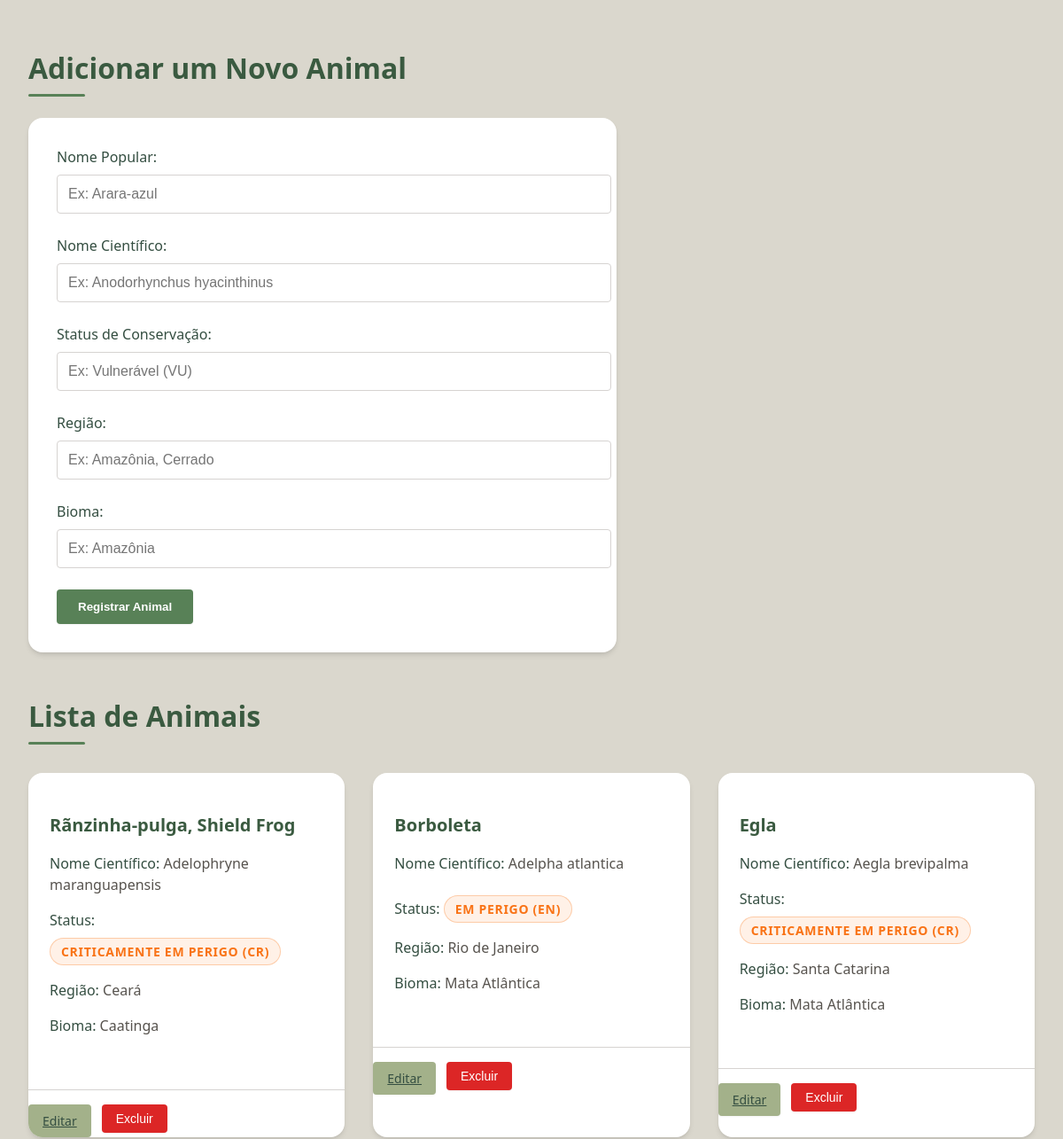
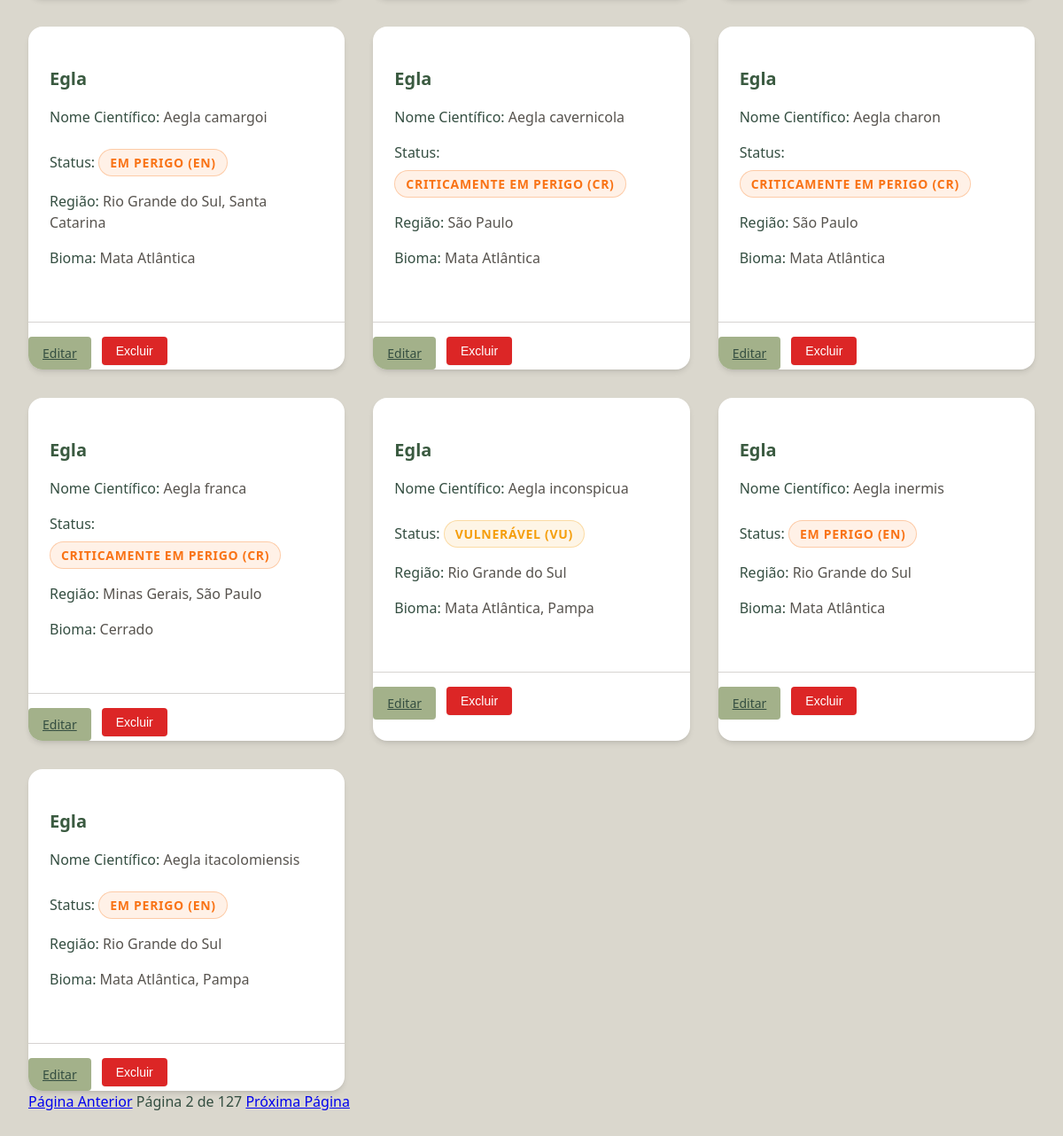
Screenshot of /?page=2 with the database file from the repository (2 pictures, top to bottom).
### models.py (models this page shows, shortened)
class Task(db.Model):
    id = db.Column(db.Integer, primary_key=True)
    nome = db.Column(db.String(100), unique=False, nullable=False)
    nome_cientifico = db.Column(db.String(100), unique=True, nullable=False)
    status = db.Column(db.String(100), unique=False, nullable=False)
    regiao = db.Column(db.String(100), unique=False, nullable=False)
    bioma = db.Column(db.String(100), unique=False, nullable=False)

### app.py (the view)
@app.route('/')
def index():
    page = request.args.get('page', 1, type=int)
    per_page = 10
    pagination = Task.query.paginate(page=page, per_page=per_page, error_out=False)
    tasks = pagination.items
    return render_template("index.html", tasks=tasks, pagination=pagination)

### templates/index.html (shortened to what this page needs)
<!DOCTYPE html>
<html lang="pt-BR">
<head>
    <link rel="stylesheet" href="{{ url_for('static', filename='css/style.css') }}">
</head>
<body>
    <h1>Adicionar um Novo Animal</h1>
    <form class="create-form" action="{{ url_for('create_task') }}" method="POST">
        <label for="nome">Nome Popular:</label>
        <input type="text" id="nome" name="nome" required placeholder="Ex: Arara-azul">
        <label for="nome_cientifico">Nome Científico:</label>
        <input type="text" id="nome_cientifico" name="nome_cientifico" required placeholder="Ex: Anodorhynchus hyacinthinus">
        <label for="status">Status de Conservação:</label>
        <input type="text" id="status" name="status" required placeholder="Ex: Vulnerável (VU)">
        <label for="regiao">Região:</label>
        <input type="text" id="regiao" name="regiao" required placeholder="Ex: Amazônia, Cerrado">
        <label for="bioma">Bioma:</label>
        <input type="text" id="bioma" name="bioma" required placeholder="Ex: Amazônia">
        <button type="submit">Registrar Animal</button>
    </form>
    <h1>Lista de Animais</h1>
    <div class="animal-grid">
        {% for task in tasks %}
            <div class="animal-card">
                <div class="animal-card-content">
                    <h3>{{ task.nome }}</h3>
                    <p><strong>Nome Científico:</strong> {{ task.nome_cientifico }}</p>
                    {% set status_lower = task.status.lower() %}
                    {% set status_class = 'status-vulnerable' %} {% if 'em perigo' in status_lower or '(en)' in status_lower %}
                        {% set status_class = 'status-endangered' %}
                    {% elif 'criticamente' in status_lower or '(cr)' in status_lower %}
                        {% set status_class = 'status-critical' %}
                    {% endif %}
                    <p><strong>Status:</strong> <span class="status-badge {{ status_class }}">{{ task.status }}</span></p>
                    <p><strong>Região:</strong> {{ task.regiao }}</p>
                    <p><strong>Bioma:</strong> {{ task.bioma }}</p>
                </div>
                <div class="action-buttons">
                    <a href="{{ url_for('edit_task_page', task_id=task.id) }}" class="btn btn-edit">Editar</a>
                    <form action="{{ url_for('delete_task', task_id=task.id) }}" method="POST" onsubmit="return confirm('Tem certeza que deseja excluir?');" style="display:inline;">
                        <button type="submit" class="btn btn-delete">Excluir</button>
                    </form>
                </div>
            </div>
        {% else %}
            <p>Nenhum animal cadastrado ainda.</p>
        {% endfor %}
    </div>
    <div class="pagination">
        {% if pagination.has_prev %}
            <a href="{{ url_for('index', page=pagination.prev_num) }}">Página Anterior</a>
        {% endif %}
        <span>Página {{ pagination.page }} de {{ pagination.pages }}</span>
        {% if pagination.has_next %}
            <a href="{{ url_for('index', page=pagination.next_num) }}">Próxima Página</a>
        {% endif %}
    </div>
</body>
</html>

### static/css/style.css (style rules this page uses)
:root { --primary-green: #3a5a40; --secondary-green: #588157; --light-green: #a3b18a; --beige: #dad7cd; --dark-brown: #344e41; --vulnerable: #f59e0b; --endangered: #f97316; --critical: #dc2626; --white: #ffffff; --light-gray: #f5f5f4; --medium-gray: #d6d3d1; --dark-gray: #57534e; --shadow-sm: 0 1px 2px 0 rgba(0, 0, 0, 0.05); --shadow-md: 0 4px 6px -1px rgba(0, 0, 0, 0.1), 0 2px 4px -1px rgba(0, 0, 0, 0.06); --shadow-lg: 0 10px 15px -3px rgba(0, 0, 0, 0.1), 0 4px 6px -2px rgba(0, 0, 0, 0.05); --radius-sm: 0.25rem; --radius-md: 0.5rem; --radius-lg: 1rem; }
body { font-family: 'Segoe UI', system-ui, -apple-system, sans-serif; line-height: 1.5; color: var(--dark-brown); background-color: var(--beige); padding: 2rem; max-width: 1600px; margin: 0 auto; }
h1 { font-size: 2rem; font-weight: 700; color: var(--primary-green); margin-bottom: 1.5rem; position: relative; padding-bottom: 0.5rem; }
h1::after { content: ''; position: absolute; bottom: 0; left: 0; width: 4rem; height: 3px; background-color: var(--secondary-green); border-radius: 3px; }
h3 { font-size: 1.25rem; font-weight: 600; color: var(--primary-green); margin-bottom: 0.5rem; }
.create-form { background-color: var(--white); padding: 2rem; border-radius: var(--radius-lg); box-shadow: var(--shadow-md); margin-bottom: 3rem; max-width: 600px; }
.create-form label { display: block; font-weight: 500; color: var(--dark-brown); margin-bottom: 0.5rem; }
.create-form input, .create-form select, .create-form textarea { width: 100%; padding: 0.75rem; border: 1px solid var(--medium-gray); border-radius: var(--radius-sm); margin-bottom: 1.5rem; font-size: 1rem; transition: all 0.2s ease; }
.create-form button { background-color: var(--secondary-green); color: white; border: none; padding: 0.75rem 1.5rem; border-radius: var(--radius-sm); font-weight: 600; cursor: pointer; transition: all 0.2s ease; box-shadow: var(--shadow-sm); }
.animal-grid { display: grid; grid-template-columns: repeat(auto-fill, minmax(300px, 1fr)); gap: 2rem; margin-top: 2rem; }
.animal-card { background-color: var(--white); border-radius: var(--radius-lg); overflow: hidden; box-shadow: var(--shadow-md); transition: transform 0.3s ease, box-shadow 0.3s ease; }
.animal-card-content { padding: 1.5rem; }
.animal-card p { margin-bottom: 0.75rem; color: var(--dark-gray); }
.animal-card strong { color: var(--dark-brown); font-weight: 500; }
.status-badge { display: inline-block; padding: 0.25rem 0.75rem; border-radius: 9999px; font-size: 0.875rem; font-weight: 600; text-transform: uppercase; letter-spacing: 0.05em; margin-top: 0.5rem; }
.status-vulnerable { background-color: rgba(245, 158, 11, 0.1); color: var(--vulnerable); border: 1px solid rgba(245, 158, 11, 0.3); }
.status-endangered { background-color: rgba(249, 115, 22, 0.1); color: var(--endangered); border: 1px solid rgba(249, 115, 22, 0.3); }
.action-buttons { display: flex; gap: 0.75rem; margin-top: 1.5rem; padding-top: 1rem; border-top: 1px solid var(--medium-gray); }
.btn { padding: 0.5rem 1rem; border-radius: var(--radius-sm); font-weight: 500; font-size: 0.875rem; cursor: pointer; transition: all 0.2s ease; border: none; box-shadow: var(--shadow-sm); }
.btn-edit { background-color: var(--light-green); color: var(--dark-brown); }
.btn-delete { background-color: var(--critical); color: white; }
.animal-card { animation: fadeIn 0.3s ease-out forwards; }

### rows the page displays
Task: nome "Rãnzinha-pulga, Shield Frog", nome_cientifico "Adelophryne maranguapensis", status "CRITICAMENTE EM PERIGO (CR)", regiao "Ceará", bioma "Caatinga"
Task: nome "Borboleta", nome_cientifico "Adelpha atlantica", status "EM PERIGO (EN)", regiao "Rio de Janeiro", bioma "Mata Atlântica"
Task: nome "Egla", nome_cientifico "Aegla brevipalma", status "CRITICAMENTE EM PERIGO (CR)", regiao "Santa Catarina", bioma "Mata Atlântica"
Task: nome "Egla", nome_cientifico "Aegla camargoi", status "EM PERIGO (EN)", regiao "Rio Grande do Sul, Santa Catarina", bioma "Mata Atlântica"
Task: nome "Egla", nome_cientifico "Aegla cavernicola", status "CRITICAMENTE EM PERIGO (CR)", regiao "São Paulo", bioma "Mata Atlântica"
Task: nome "Egla", nome_cientifico "Aegla charon", status "CRITICAMENTE EM PERIGO (CR)", regiao "São Paulo", bioma "Mata Atlântica"
Task: nome "Egla", nome_cientifico "Aegla franca", status "CRITICAMENTE EM PERIGO (CR)", regiao "Minas Gerais, São Paulo", bioma "Cerrado"
Task: nome "Egla", nome_cientifico "Aegla inconspicua", status "VULNERÁVEL (VU)", regiao "Rio Grande do Sul", bioma "Mata Atlântica, Pampa"
Task: nome "Egla", nome_cientifico "Aegla inermis", status "EM PERIGO (EN)", regiao "Rio Grande do Sul", bioma "Mata Atlântica"
Task: nome "Egla", nome_cientifico "Aegla itacolomiensis", status "EM PERIGO (EN)", regiao "Rio Grande do Sul", bioma "Mata Atlântica, Pampa"

### other values shown
{{ pagination.page }} "2"
{{ pagination.pages }} "127"
